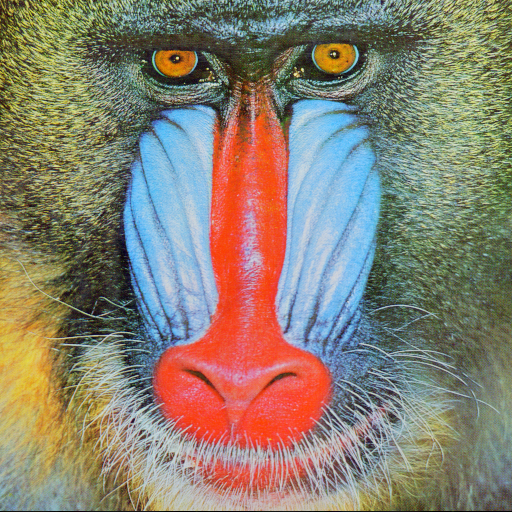
#> input picture Data Set of Images/4.2.03.tiff, 512 x 512 px, found by its file name
$ python '4. Noisy image to Normal Image using Median Blur Fiter.py'
#> lines starting #> are read from the running program, lines starting #| are printed output that depends on the picture
import cv2
import matplotlib.pyplot as plt
import numpy as np

def main():

    source = "C:\\Users\\Srikanth\\Desktop\\Python\\Opencv\\Dataset\\"
    imgpath = source+ "4.2.03.tiff"
    img = cv2.imread(imgpath,1)
#> img is the input picture: shape (512, 512, 3); mean B, G, R 113.1, 128.9, 137.4
    img = cv2.cvtColor(img, cv2.COLOR_BGR2RGB)

    Noise_Image = np.zeros(img.shape,np.uint8)

    prob = 0.2

    for i in range(img.shape[0]):
        for j in range(img.shape[1]):
            r = np.random.random()
            if r < prob/2:
                Noise_Image[i][j] = [0,0,0]
            elif r < prob:
                Noise_Image[i][j] = [255,255,255]
            else:
                Noise_Image[i][j] = img[i][j]
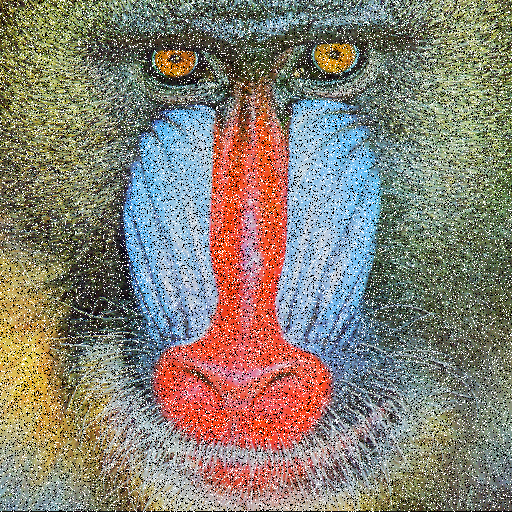
#> Noise_Image: shape (512, 512, 3); mean R, G, B 135.3, 128.5, 115.9

    Noise_to_Normal = cv2.medianBlur(Noise_Image,5)
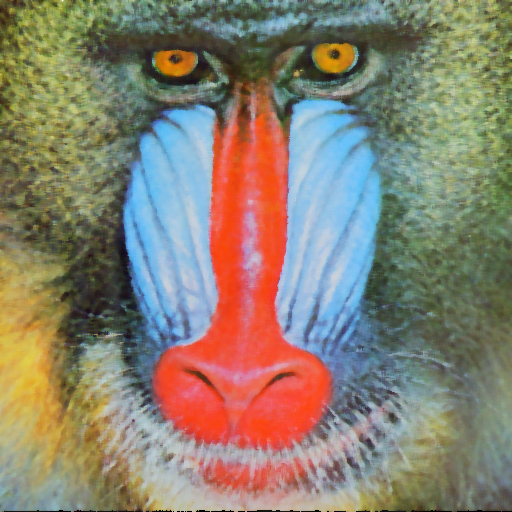
#> Noise_to_Normal: shape (512, 512, 3); mean R, G, B 136.9, 128.6, 112
    output = [img,Noise_Image,Noise_to_Normal]
    titles = ["actual image",'Noise image','Noise to Normal']

    for i in range(3):
        plt.subplot(1,3,i+1)
        plt.imshow(output[i])
        plt.title(titles[i])
        plt.xticks([])
        plt.yticks([])

    plt.show()
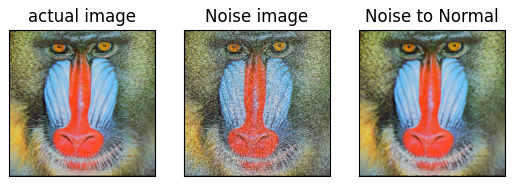
#> figure drawn by matplotlib, 3 panels

if __name__ =='__main__':
    main()

$ run again, with Data Set of Images/4.1.03.tiff copied over Data Set of Images/4.2.03.tiff
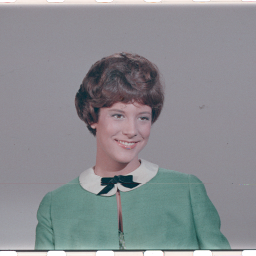
#> input picture Data Set of Images/4.1.03.tiff, 256 x 256 px, found by its file name
#> in main, img is the input picture: shape (256, 256, 3); mean B, G, R 144, 140, 137.6
#> after the loop in main, `for i in range(img.shape[0]):`:
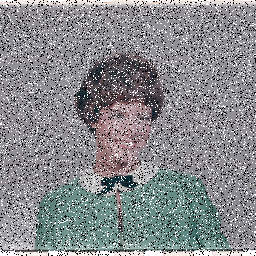
#> Noise_Image: shape (256, 256, 3); mean R, G, B 135.5, 137.4, 140.6
#> in main, `plt.show()`:
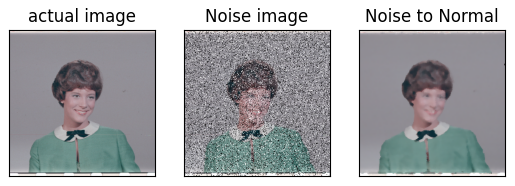
#> figure drawn by matplotlib, 3 panels
